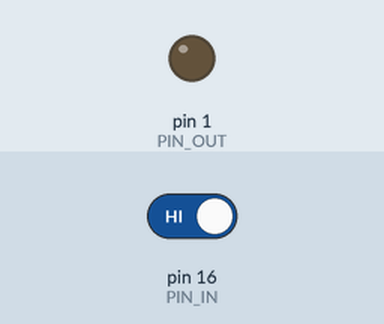
Bench run of a sketch on a simulated Arduino Uno, built with avr-gcc and run on an emulated ATmega328P. Parts: output pins drawn as LEDs (lit = HIGH). Dashed ring = blinking. The test bench sets the inputs (shaded band); at power-on: pin 16 (PIN_IN) HIGH.

Above: at 1.1 s.
At 2.8 s:
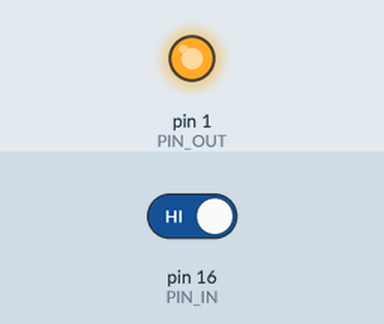
2.9 s: pin 16 (PIN_IN) driven LOW
At 3.1 s:
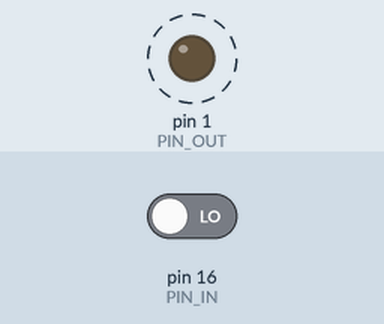
Timing chart, 0 to 12.4 s (numbered marks = the images above; inputs shaded):
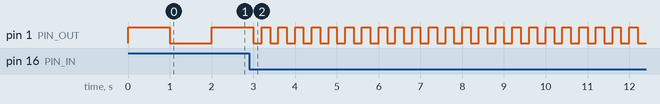

Measured:
- after the input at 2.9 s, pin 1 (PIN_OUT): alternates HIGH for 0.20 s and LOW for 0.20 s, starting after 0.30 s

The sketch:

Lab3.4.ino
```cpp
/*
Blink with a Decision
*/
uint16_t PIN_OUT = 1; // pin 1 for Fubarino Mini, pin 21 for Fubarino SD
uint16_t PIN_IN = 16; // pin 16 for Fubarino Mini, pin 23 for Fubarino SD

void setup() {
pinMode(PIN_OUT, OUTPUT);
pinMode(PIN_IN, INPUT);
}

void loop() {
  digitalWrite(PIN_OUT, !digitalRead(PIN_OUT));
  if( digitalRead(PIN_IN) == LOW ) {
    delay(200);
  }
  else {
    delay(1000);
  }
}
```
